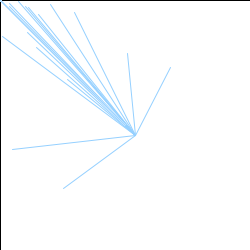
Frame 1 (no input)
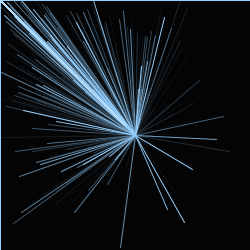
Frame 60 (the mouse pressed at the canvas centre just before this capture)
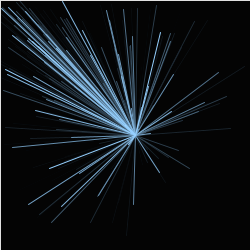
Frame 120 (the mouse held since frame 60 and released just before this capture)

The Processing sketch that drew these frames (run headless with seeded random() and noise(); from frame 60 on, the mouse is pressed at the canvas centre):

// Processing sketch: processing_18661
// ── processing_18661.pde

float x;
float y;
float radius = 20.0;

void setup() {
  size(250,250);
  smooth();
  background(0);
  ellipseMode(RADIUS);
}

void draw() {

  rect(0,0,width,height);
  fill(0,30);
  for( x=random(x); x<250; x+=15) {   
    y+=10;
    stroke(255);
    line(width/2,width/2,mouseX,mouseY);
    stroke(149,208,255);
    line(width/2+10,width/2+10,mouseX,mouseY);
    line(width/2+10,width/2+10,random(x),random(x));

    if (mousePressed) {
      float x = dist (width/2,height/2,mouseX,mouseY);
      stroke(255,120);
      ellipse(mouseX,mouseY,random(x),random(x));
    }
  }
}
